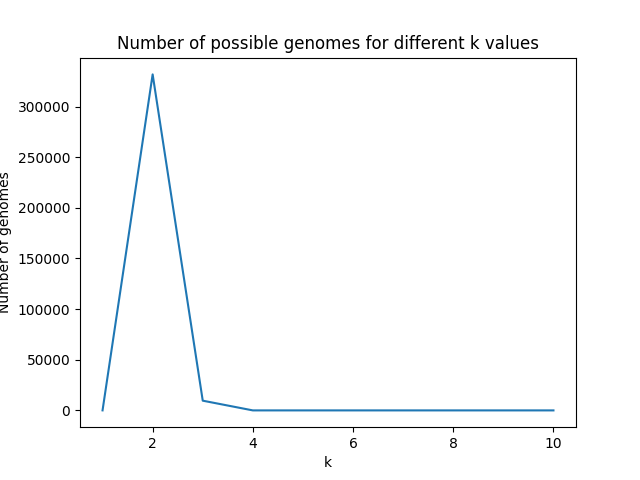

Reproduce this figure in Python.
import random

def generate_string(length):
    return ''.join([random.choice('ACGT') for i in range(length)])

def sorted_kmers(genome, k):
    """Assignment 1a. 

    Arguments:
        genome (str): A nucleotide sequence.
        k (int): The k-mer length.

    Returns:
        [str, ...]: A sorted list of k-mers.
    """
    kmers = []
    for i in range(len(genome)-k+1):
        kmers.append(genome[i:i+k])
    
    return sorted(kmers)

def prefix(string):
    return string[:-1]
    
def suffix(string):
    return string[1:]

def overlap_graph(kmers):
    
        ograph = {kmer : [] for kmer in kmers}
        for read in kmers:
            for oread in kmers:
                if read != oread and suffix(read) == prefix(oread):
                    ograph[read].append(oread)
        return ograph

def hamiltonian_paths(graph):
        def dfs(vertex, path):                          # is a recursive function that performs a depth-first search (DFS) on a graph
            if len(path) == len(graph):                 # current path that has been taken to reach the vertex 
                paths.append(path)                      # keeps track of all found Hamiltonian paths
                return                                  #  returns control to the calling function
            unused = list(graph.keys() - set(path))
            for neighbor in unused:
                if neighbor in graph[vertex]:           
                    dfs(neighbor, path + [neighbor])    #recursive call with current neighbor as new vertex  
                                                        #and the current path plus the neighbor as the new path.
        paths = []
        for vertex in graph:
            dfs(vertex, [vertex])                       # path is represented as a list of vertices
        return paths

def reconstruct_string(path):
        return path[0] + ''.join([kmer[-1] for kmer in path[1:]])

def all_genomes(kmers):
    """Assignment 1b. 

    arguments:
        kmers (list): a sorted list of k-mers.

    returns:
        [str, ...]: a list/set/generator of all genomes that can be reconstructed from input k-mers.
    """
    
    # Construct the overlap graph
    graph = overlap_graph(kmers)

    # Find all Hamiltonian paths in the graph
    paths = hamiltonian_paths(graph)

    # Reconstruct the full-length strings from the paths
    genomes = [reconstruct_string(path) for path in paths]

    return genomes

import matplotlib.pyplot as plt

# Generate a random string of length 40
genome = generate_string(40)

# Initialize lists to store k values and number of genomes
k_values = []
num_genomes = []

# Start with k=10 and decrease it
for k in range(10, 0, -1):
    # Generate sorted k-mers
    kmers = sorted_kmers(genome, k)

    # Find all genomes that can be reconstructed from the k-mers
    genomes = all_genomes(kmers)

    # Add the k value and the number of genomes to the lists
    k_values.append(k)
    num_genomes.append(len(genomes))
    
    # Print a message indicating that the loop has been processed
    print(f"Processed loop for k={k}")

# Plot the number of possibilities to assemble a string of the correct length against k
plt.plot(k_values, num_genomes)
plt.xlabel('k')
plt.ylabel('Number of genomes')
plt.title('Number of possible genomes for different k values')
plt.savefig("_1D.png")
